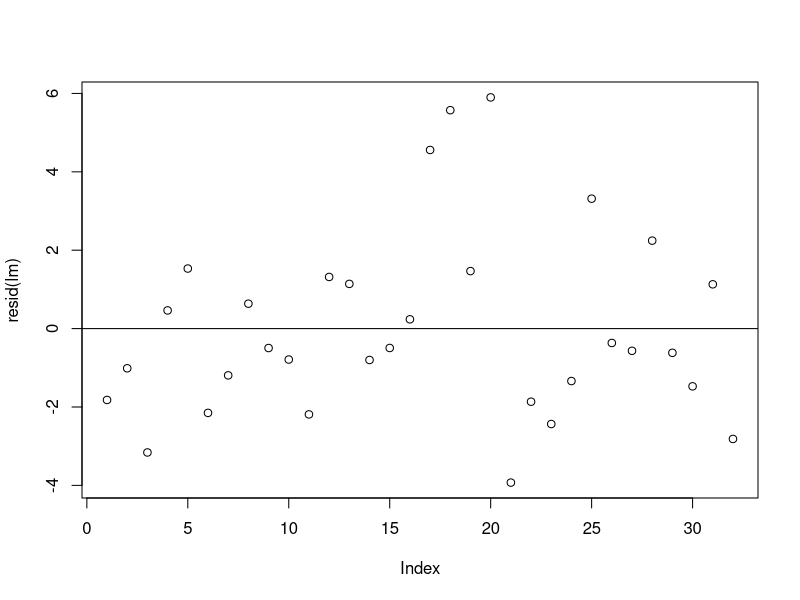

R code for this plot: (Note: this script raises an error after producing the figure.)
# Multiple Linear Regression in R without the built-in 'lm()'.
# The code uses Matrix Algebra.
# Chit : 1.a

# Author : Priyanka Kasture

attach(mtcars)

# Use 3 predictors
Y <- as.matrix(mpg) # Dependent Variable
X <- cbind(constant = 1, as.matrix(cbind(hp,cyl,wt))) # Independent Variables

#  The least squares estimates are obtained by the following matrix formula.
B <- solve(t(X)%*%X,t(X)%*%Y) # Formula : (X'X)^-1 * (X'Y)

# Computing Standard Errors
s2 <- sum((Y - X%*%B)^2)/(nrow(X) - ncol(X))
VCV <- s2*solve(t(X)%*%X)
SE <- sqrt(diag(VCV))

# Computing T-values.
t <- B/SE

# Computing P-values.
p <- 2*pt(abs(t),nrow(X) - ncol(X), lower.tail = FALSE)

# Computing Adjusted R-squared.
Y_hat <- X%*%B 
SSr <- sum((Y - Y_hat)^2)
SSt <- sum((Y - mean(Y))^2)
R2 <- 1 - (SSr/SSt)
adj.R2 <- 1 - ((1 - R2)*(nrow(X) - 1))/(nrow(X) - ncol(X[,-1]) - 1)

# This function is writtern so that you can compare the results of 'matrix algebra' method to the built-in 'lm()' method.
lm <- lm(mpg ~ hp + cyl + wt)
summary(lm)
# Compare the Adjusted R-Values, they are same.

# Residual (Error) Plot for the fitted model.
plot(resid(lm))
abline(h=0)

Table <- as.data.frame(round(cbind(B,SE,t,p), digits = 3))
names(Table)[1:4] <- c("Estimate:","Standard Error:","t-value:","p-value:")

# Displaying the results.
Table

# Displaying Adjusted R-Squared.
adj.R2

# Testing the model by subjecting it new 'wt' values.
# The model predicts the corresponding 'mpg' values.
# Compare the values with those in 'mtcars', they are almost the same.
fitted_model = lm(mpg ~ wt, mtcars)
newdata = data.frame(wt = runif(10, 1, 5))
newdata$predicted_mpg = predict(fitted_model, newdata = newdata)
newdata

# Regression Plot - Horse Power v/s Miles Per Gallon
ggplot(mtcars, aes(hp, mpg)) + geom_point() +
  geom_smooth(method = "lm", se = FALSE) +
  ylab("Miles per Gallon") +
  xlab("No. of Horsepower") +
  ggtitle("Impact of Number of Horsepower on MPG")

# The mpg is unlikely to hit zero as the hp increases, we would expect a more asymptotic line. 
# So I have applied stat_smooth to get a better fit. (Optional)
ggplot(mtcars, aes(hp, mpg)) +
  stat_smooth() + geom_point() +
  ylab("Miles per Gallon") +
  xlab ("No. of Horsepower") +
  ggtitle("Impact of Number of Horsepower on MPG")

# Regression Plot - No. of Cylinders v/s Miles Per Gallon
ggplot(mtcars, aes(cyl, mpg)) + geom_point() +
  geom_smooth(method = "lm", se = FALSE) +
  ylab("Miles per Gallon") + xlab("No. of Cylinders") +
  ggtitle("Impact of Number of Cylinders on MPG")

# Residual (Error) Diagnostics Of Final Model (Optional)
par(mfrow=c(2,2))
plot(lm)

